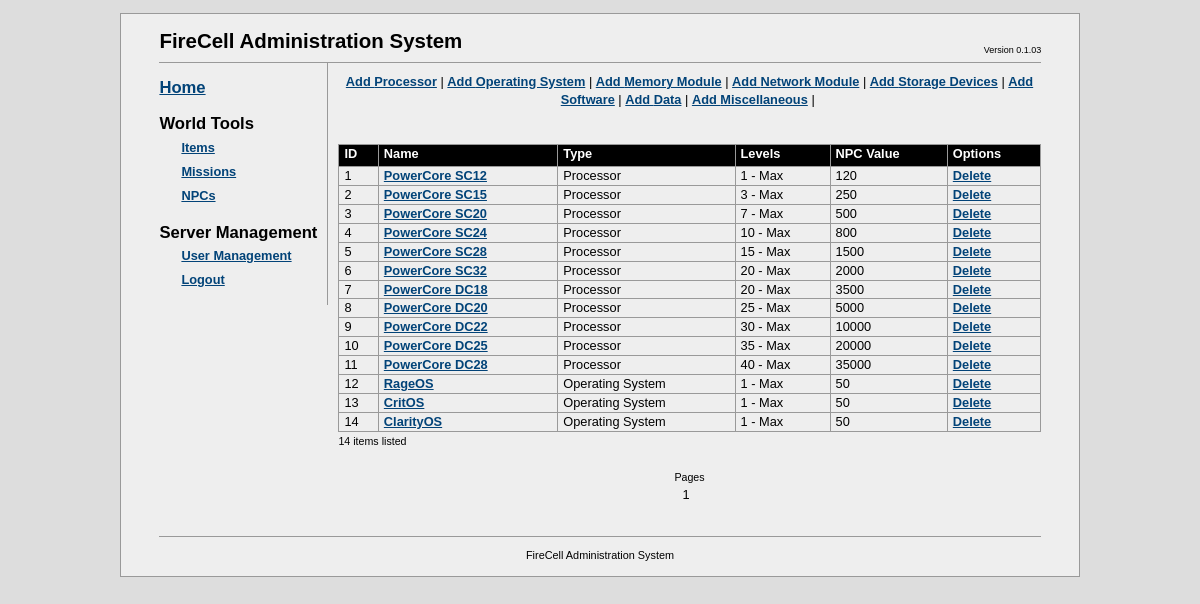
The page /fcadmin/?a=items (signed in) on the database as committed earlier.
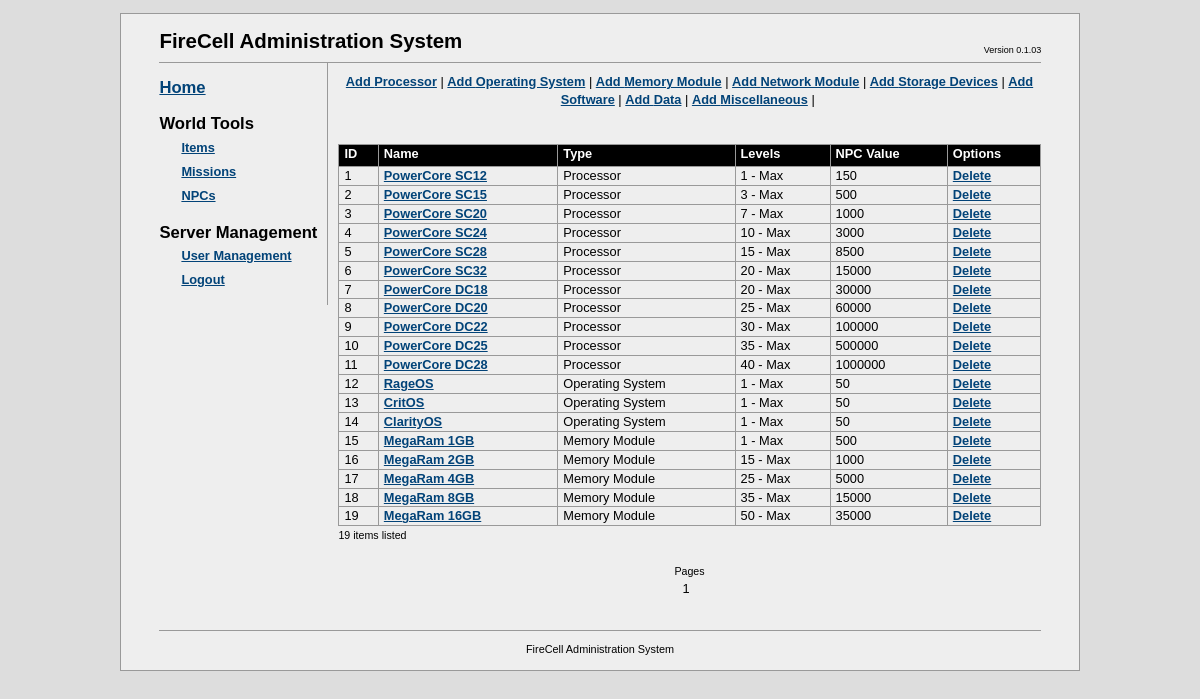
The same page on the database as committed later.
### tables this page shows
CREATE TABLE `fc_itemtypes` (
  `itemtype_id` int(10) unsigned NOT NULL auto_increment,
  `itemtype_name` varchar(32) NOT NULL,
  `itemtype_table` varchar(32) NOT NULL COMMENT 'sql table that stores items of this type',
  PRIMARY KEY  (`itemtype_id`)
);

CREATE TABLE `fc_items` (
  `item_id` bigint(20) unsigned NOT NULL auto_increment,
  `item_name` char(64) default NULL,
  `itemtype_id` int(10) unsigned NOT NULL COMMENT 'type of item (tb_itemtypes)',
  `object_id` bigint(20) unsigned NOT NULL COMMENT 'ID of the object in the table corresponding to the item type',
  `description` text,
  `min_level` int(10) unsigned NOT NULL COMMENT 'minimum level that this item can be created for',
  `max_level` int(10) unsigned default NULL COMMENT 'maximum level that this item can be created for',
  `npc_value` bigint(20) unsigned NOT NULL COMMENT 'Items NPC value',
  PRIMARY KEY  (`item_id`)
);

### fcadmin/config.php (called while the page is built, shortened)
<?php
$DB_SERVER = "localhost";
$DB_DATABASE = "firecell";
$DB_USER = "root";
$DB_PASSWORD = "root";
?>

### fcadmin/db/mysqldb.php (called while the page is built, shortened)
<?php
class MySQLDB
{
	private $link = NULL;
	public function Connect($server, $dbname, $user, $password)
	{
		$result = false;
		$this->link = mysql_pconnect($server, $user, $password);
		if ( $this->link != NULL )
		{
			$result = true;
		}
		return $result;
	}
	public function Execute($query)
	{
		$result = NULL;
		if ( $this->link != NULL )
		{
			$result = mysql_query($query, $this->link);
		}
		return $result;
	}
}
?>

### fcadmin/apps/itemmanager.php (the view, shortened to what this page needs)
<?php
require_once dirname(__FILE__)."/../config.php";
class ItemsManagerApp implements IFCAdminApp
{
  private $db = NULL;
  private $itemAction = NULL;
  private $itemTypes = NULL;
  private $itemData = NULL;
  private $itemsPerPage = 50;
  private $currentPage = 0;
  private $numPagesAvailable = 0;
  public function __construct($itemsPerPage = 50)
  {
    $this->itemsPerPage = $itemsPerPage;
  }
  public function init($db)
  {
    $this->db = $db;
    $this->itemAction = $_GET["i"];
    $this->LoadItemTypes();
    switch ( $this->itemAction )
    {
      case  NULL:
          $this->itemFilter = $_GET["f"];
          $this->currentPage = $_GET["page"];
          if ( $this->currentPage == NULL )
            $this->currentPage = 0;
          $this->numItems = $this->GetNumItems();
          $this->numPagesAvailable = ceil($this->numItems / $this->itemsPerPage);
          $this->itemData = $this->LoadItems();
        break;
    }
    return true;
  }
  public function render()
  {
    switch ( $this->itemAction )
    {
      case  NULL:
        $startIndex = $this->currentPage * $this->itemsPerPage;
        $this->render_options();
        $this->render_list($startIndex);
        $this->render_pages();
        break;
    }
  }
  private function render_options()
  {
    echo "<center>";
    foreach ($this->itemTypes as $id => $type)
    {
      echo "<a href=\"?a=items&i=-1&t=$id\">Add ".$type->name."</a> |&nbsp;";
    }
    echo "</center><br/><br/>";
  }
  private function render_list($startIndex = 0)
  {
echo <<<LIST
    <table class="tableUsers" cellspacing="0">
      <tr>
        <th>ID</th>
        <th>Name</th>
        <th>Type</th>
        <!--
        <th width="200">Description</th>
        -->
        <th>Levels</th>
        <th>NPC Value</th>
        <th>Options </th>
      </tr>
LIST;
    for ( $i = $startIndex; $i < count($this->itemData); $i++ )
    {
      $item = $this->itemData[$i];
      $type = $this->itemTypes[$item->type_id];
      echo "<tr>";
      echo "<td>".$item->id."</td>";
      echo "<td><a href=\"?a=items&i=".$item->id."&t=".$item->type_id."\">".$item->name."</a></td>";
      echo "<td>".$type->name."</td>";
      echo "<td>".$item->min_level." - ".$item->max_level."</td>";
      echo "<td>".$item->npc_value."</td>";
      echo "<td><a href=\"actions/delitem.php?iid=".$item->id."\">Delete</a>";
      echo "</tr>";
    }
echo <<<LIST
    </table>
LIST;
    echo "<small>".($i-$startIndex)." items listed</small><br/><br/>";
  }
  private function render_pages()
  {
    echo "<center><small>Pages</small><br/>";
    for ( $i = 0; $i < $this->numPagesAvailable; $i++ )
    {
      echo ($i+1);
    }
    echo "</center>";
  }
  private function LoadItemTypes()
  {
    $this->itemTypes = Array();
    $query = "SELECT * FROM fc_itemtypes";
    $result = $this->db->Execute( $query );
    if ( $result != NULL )
    {
      while ( $line = mysql_fetch_array($result, MYSQL_ASSOC) )
      {
        $type = new ItemType();
        $type->id = $line["itemtype_id"];
        $type->name = $line["itemtype_name"];
        $type->dbTable = $line["itemtype_table"];
        $this->itemTypes[ $type->id ] = $type;
      }
    }
    return count($this->itemTypes);
  }
  private function GetNumItems()
  {
    $count = 0;
    $query = "SELECT count(*) as c from fc_items";
    $result = $this->db->Execute( $query );
    if ( $result != NULL )
    {
      if ( $line = mysql_fetch_array($result, MYSQL_ASSOC) )
      {
        $count = $line["c"];
      }
    }
    return $count;
  }
  private function LoadItems()
  {
    $query = "select        items.item_id, items.item_name, types.itemtype_id, items.object_id, ".
             "              items.description, items.min_level, items.max_level, items.npc_value ".
             "from          fc_items items ".
             "inner join    fc_itemtypes types ".
             "on            types.itemtype_id = items.itemtype_id ";
    $itemData = Array();
    $result = $this->db->Execute( $query );
    if ( $result != NULL )
    {
      while ( $line = mysql_fetch_array($result, MYSQL_ASSOC) )
      {
        $item = $this->CreateItemFromRecord($line);
        array_push( $itemData, $item);
      }
    }
    return $itemData;
  }
  private function CreateItemFromRecord($record)
  {
    $item = new Item();
    $item->id = $record["item_id"];
    $item->name = $record["item_name"];
    $item->type_id = $record["itemtype_id"];
    $item->object_id = $record["object_id"];
    $item->description = $record["description"];
    $item->min_level = $record["min_level"];
    $item->max_level = ($record["max_level"] == NULL ? "Max" : $record["max_level"]);
    $item->npc_value = $record["npc_value"];
    return $item;
  }
}
?>

### fcadmin/index.php (shortened to what this page needs)
<?php
  require_once dirname(__FILE__)."/config.php";
  require_once dirname(__FILE__)."/db/mysqldb.php";
  require_once dirname(__FILE__)."/apps/itemmanager.php";
  $db = new MySQLDB();
  $app = NULL;
echo <<<HTML
<!DOCTYPE html PUBLIC "-//W3C//DTD XHTML 1.1//EN"
	"http://www.w3.org/TR/xhtml11/DTD/xhtml11.dtd">
<html lang="en" xml:lang="en">
<head>
	<title>FireCell Administration</title>
	<meta http-equiv="Content-Type" content="txt/html; charset=utf-8" />
	<link rel="stylesheet" type="text/css" href="css/fcadmin.css" />
</head>
<body>
<div id="bodyContainer">
	<div id="head">
    FireCell Administration System
  	<ul class="utility">
  		<li>Version 0.1.03
  	</ul>
	</div>
  <div id="content">
HTML;
  $accountType= $_SESSION["acctype"];
  if ( $accountType < 2 || $accountType == NULL )
  {
echo <<<HTML
      <center>
      <br/>Login required:
      <form name="login" action="actions/login.php" method="post">
        <table id="logintable">
          <tr>
            <td align="right">Username:</td>
            <td><input class="fcedit" name="name" value="" type="text" /></td>
          </tr>
          <tr>
            <td align="right">Password:</td>
            <td><input class="fcedit" name="password" value="" type="password" /></td>
          </tr>
          <tr>
            <td></td>
            <td><input class="fcbutton" name="Login" value="Login" type="submit" /></td>
          </tr>
        </table>
      </form>
      </center>
HTML;
  }
  else
  {
echo <<<HTML
    <div id="sidepanel">
      <h2><a href="index.php">Home</a></h2>
      <h2>World Tools</h2>
      <ul class="tools">
        <li><a href="?a=items">Items</a></li>
        <li><a href="?a=missions">Missions</a></li>
        <li><a href="?a=npc">NPCs</a></li>
      </ul>
    	<h2>Server Management</h2>
      <ul class="tools">
        <li><a href="?a=users">User Management</a></li>
        <li><a href="actions/logout.php">Logout</a></li>
      </ul>
    </div>
    <div id="apppanel">
HTML;
       $appname = $_GET["a"];
       switch ( $appname )
       {
       case "items":
			  $app = new ItemsManagerApp();
        break;
       }
       if ( strlen($appname) > 0 )
       {
         if ( $app instanceof IFCAdminApp )
         {
           if ( $app->init($db) == true )
           {
             $app->render();
           }
           else
           {
             echo "Failed to initialise the requested application!";
           }
         }
         else
         {
           echo "Requested app class does not implement IFCAdminApp interface!";
         }
       }
       else
       {
         echo "No app found for this request!";
       }
    echo "</div> ";
  }
echo <<<HTML
    <div id="foot">
      FireCell Administration System
    </div>
  </div>
</div>
</body>
</html>
HTML;
?>

### fcadmin/css/fcadmin.css (style rules this page uses)
* { margin: 0; padding: 0; }
html { background: #ddd; }
#bodyContainer { margin: 1em 10%; padding: 1em 3em; font: 80%/1.4 tahoma, arial, helvetica, lucida sans, sans-serif; border: 1px solid #999; background: #eee; position: relative; }
#head { padding-bottom: 0em; border-bottom: 1px solid #999; font-size: 1.6em; font-weight: bold; height: 35px; clear: right; }
#content { width:auto; }
#sidepanel { width: auto; padding-right: 10px; padding-bottom: 1em; float: left; border-right: 1px solid #999; }
#apppanel { width: auto; overflow: hidden; padding-top: 10px; padding-left: 10px; padding-bottom: 1em; }
#foot { text-align: center; margin-top: 1.8em; border-top: 1px solid #999; padding-top: 1em; font-size: 0.85em; clear: left; }
.utility { position: absolute; right: 4em; top: 30px; font-weight: normal; font-size: 9px; }
.utility li { display: inline; }
h2 { margin: 0.8em 0 0 0; font-size: 1.3em; font-weight: bold; }
ul { list-style: none; margin: 0; padding: 0; }
#head ul li, dl ul li, #foot li { list-style: none; display: inline; margin: 0; padding: 0 0.2em; }
ul.aliases, ul.projects, ul.tools { list-style: none; line-height: 24px; }
ul.aliases a, ul.projects a, ul.tools a { padding-left: 22px; }
a { color: #024378; font-weight: bold; text-decoration: underline; }
.tableUsers { width: 100%; border-right: solid 1px #999; }
.tableUsers th { background-color: black; color: white; border-bottom: solid 1px #999; border-top: solid 1px #999; border-left: solid 1px #999; padding-bottom: 3px; padding-left: 5px; padding-right: 5px; text-align: left; }
.tableUsers td { padding-left: 5px; padding-right: 5px; text-align: left; border-left: solid 1px #999; border-bottom: solid 1px #999; }

Rows that differ between the two databases and show on the page:
changed fc_items "PowerCore SC12": npc_value "120" → "150"
changed fc_items "PowerCore SC15": npc_value "250" → "500"
changed fc_items "PowerCore SC20": npc_value "500" → "1000"
changed fc_items "PowerCore SC24": npc_value "800" → "3000"
changed fc_items "PowerCore SC28": npc_value "1500" → "8500"
changed fc_items "PowerCore SC32": npc_value "2000" → "15000"
changed fc_items "PowerCore DC18": npc_value "3500" → "30000"
changed fc_items "PowerCore DC20": npc_value "5000" → "60000"
changed fc_items "PowerCore DC22": npc_value "10000" → "100000"
changed fc_items "PowerCore DC25": npc_value "20000" → "500000"
changed fc_items "PowerCore DC28": npc_value "35000" → "1000000"
shown differently, row unchanged: fc_items "ClarityOS": $i-$startIndex "14" → (not shown)
added fc_items: item_id "15", item_name "MegaRam 1GB", itemtype.itemtype_name "Memory Module", min_level "1", max_level "Max", npc_value "500"
added fc_items: item_id "16", item_name "MegaRam 2GB", itemtype.itemtype_name "Memory Module", min_level "15", max_level "Max", npc_value "1000"
added fc_items: item_id "17", item_name "MegaRam 4GB", itemtype.itemtype_name "Memory Module", min_level "25", max_level "Max", npc_value "5000"
added fc_items: item_id "18", item_name "MegaRam 8GB", itemtype.itemtype_name "Memory Module", min_level "35", max_level "Max", npc_value "15000"
added fc_items: item_id "19", item_name "MegaRam 16GB", itemtype.itemtype_name "Memory Module", min_level "50", max_level "Max", npc_value "35000"
Other text that changed with them:
$i-$startIndex: (not shown) → "19"
